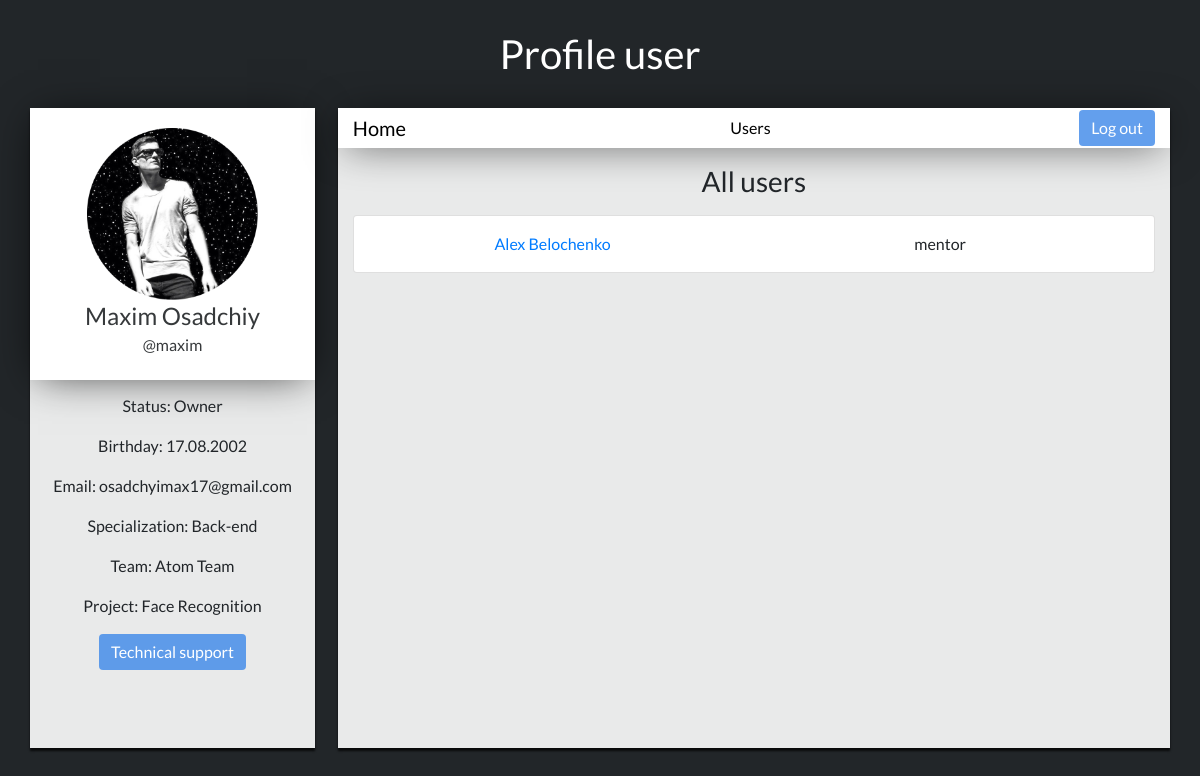
Before: /users-user with the older database file.
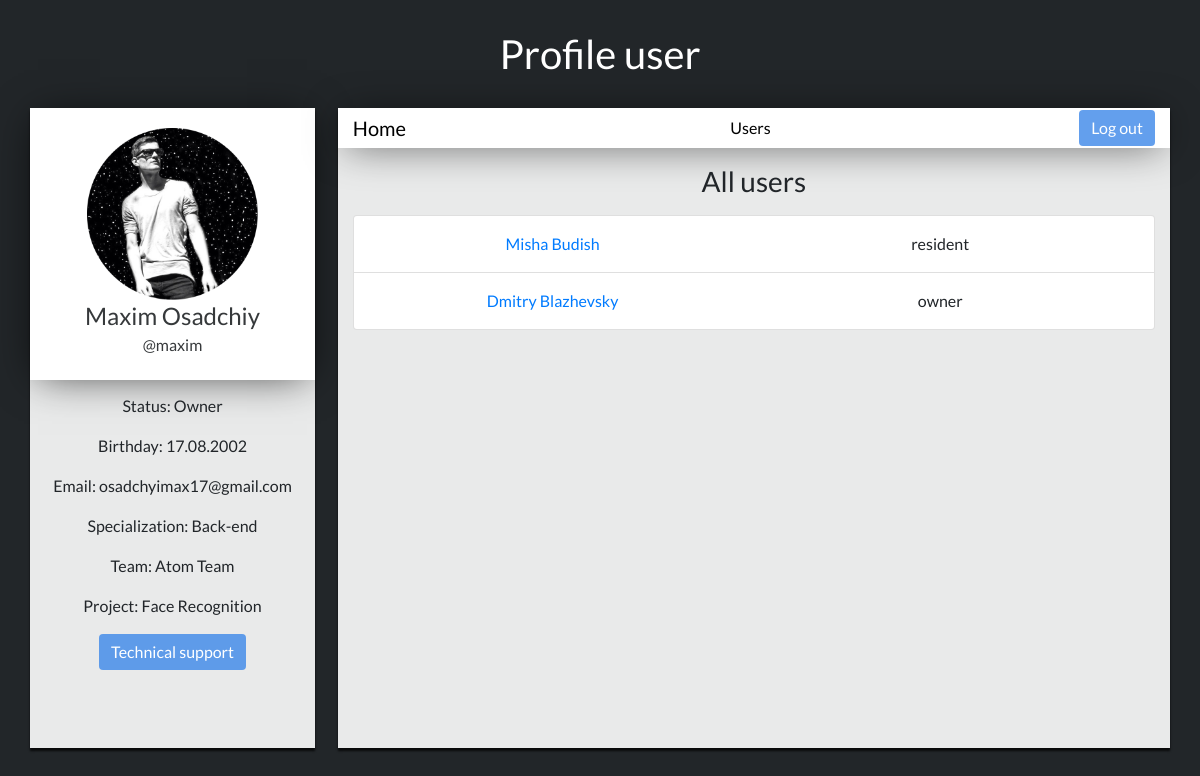
After: the same page with the newer database file.
### login/models.py (models this page shows, shortened)
class User(models.Model):
    attendance = models.IntegerField(default=None)
    name = models.CharField(max_length=30)
    surname = models.CharField(max_length=30)
    username = models.CharField(max_length=30)
    password = models.CharField(max_length=150)
    status = models.CharField(max_length=15, choices=status)
    birth_date = models.DateTimeField()
    email = models.EmailField(max_length=30, null=True)
    specialization = models.CharField(max_length=30, choices=spec)
    team = models.CharField(max_length=50)
    project = models.CharField(max_length=50)
    last_seen = models.DateTimeField(auto_now=True)
    profile_photo = models.ImageField(upload_to='profile_photos')

### login/views.py (the view)
# urls.py: path('users-user', views.list_users_user, name='users_user'),
def list_users_user(request):
    residents = User.objects.filter(status='resident').count()
    mentors = User.objects.filter(status='mentor').count()
    owners = User.objects.filter(status='owner').count()
    users_list = User.objects.all()
    return render(request, 'users-user/index.html', {'list_users': users_list,'residents': residents,'mentors': mentors,'owners': owners})

### login/templates/users-user/index.html (shortened to what this page needs)
{% extends 'index-user-base.html' %}
{% block info_user %}
{% load staticfiles %}
<link rel="stylesheet" media="all" href="{% static 'css/home-user.css' %}" type="text/css">
<link rel="stylesheet" media="all" href="{% static 'css/base.css' %}" type="text/css">
    <div>
        {% if list_residents %}
            <h3 class="list-text">Residents List</h3>
        {% elif list_mentors %}
            <h3 class="list-text">Mentors List</h3>
        {% elif list_owners %}
            <h3 class="list-text">Owners List</h3>
        {% elif list_users %}
            <h3 class="list-text">All users</h3>
        {% endif %}
        <div class="container">
            <div class="row" style="padding: 5%;padding-top: 0;padding-left:0;padding-right:0;">
              <div class="col">
                <div class="userjoin-block">
                    <ul class="list-group">
                        {% for item in list_users %}
                            <li class="list-group-item">
                                <div class="container list-group">
                                    <div class="row">
                                        <div class="col-sm">
                                                <a href="/user-users/{{ item.id }}"><p style="text-align:center;margin: 0;line-height: 2;">{{ item.name }} {{ item.surname }}</p></a>
                                        </div>
                                        <div class="col-sm">
                                            <p class="list-text" style="text-align:center;margin: 0;line-height: 2;">{{item.status}}</p>
                                        </div>
                                    </div>
                                </div>
                            </li>
                        {% endfor %}
                    </ul>
                </div>
            </div>
        </div>
    </div>
    </div>
{% endblock %}

### login/templates/index-user-base.html
{% extends "base.html" %}
{% block content %}
{% load staticfiles %}
<link rel="stylesheet" media="all" href="{% static 'css/home-user.css' %}" type="text/css">
<link rel="stylesheet" media="all" href="{% static 'css/home.css' %}" type="text/css">
<h1 class="profile-h1">Profile user</h1>
<div class="container">
    <div class="row">
        <div class="info-block">
            <div class="photo-block">
                <p class="position-photo">
                    <img class="photo-img" src="../../static/img/Maxim.png" alt="Your photo">
                </p>
                <h4 class="name-text">Maxim Osadchiy</h4>
                <p class="name-text">@maxim</p>
            </div>
            <div class="status-block">
                <p>Status: Owner</p>
                <p>Birthday: 17.08.2002</p>
                <p>Email: osadchyimax17@gmail.com</p>
                <p>Specialization: Back-end</p>
                <p>Team: Atom Team</p>
                <p>Project: Face Recognition</p>
                <a href="{% url 'technical_support' %}"><button class="btn btn-primary" type="submit" >Technical support</button></a>
            </div>
        </div>
        <div class="statistic-block">
            <div class="navbar-block">
                <nav class="navbar navbar-expand-lg">
                    <div class="container">
                        <div class="navbar-brand"> <a class="navbar-link" href="{% url 'home_user' %}" style="color:black;">Home</a> </div>
                        <a href="{% url 'users_user' %}" style="color:black;"> Users </a>
                        <a href="{% url 'logout' %}"><button class="btn btn-primary" type="submit" >Log out</button></a>
                    </div>
                </nav>
            </div>
            <div class="information-block">
                {% block info_user %}
                {% endblock %}
            </div>
        </div>
    </div>
</div>
{% endblock %}

### login/templates/base.html (shortened to what this page needs)
<!DOCTYPE html>
<html lang="en">
<head>
    {% load staticfiles %}
    <link rel="stylesheet" media="all" href="{% static 'css/bootstrap.min.css' %}" type="text/css">
    <link rel="stylesheet" media="all" href="{% static 'css/base.css' %}" type="text/css">
</head>
<body>
    {% block content %}
    {% endblock %}
</body>
</html>

### login/static/css/base.css (style rules this page uses)
body { font-family: 'Lato', cursive; }
.userjoin-block { overflow-y: scroll; max-height: 50vh; }
.list-text { text-align: center; margin: 2%; }

### login/static/css/home-user.css (style rules this page uses)
body { background: #222629; font-family: 'Lato', cursive; }
.profile-h1 { font-family: 'Lato', cursive; text-align: center; margin-top: 30px; margin-bottom: 30px; font-size: 2.5em; color: white; }
.info-block { background: rgba(255, 255, 255, 0.9); height: 80vh; width: 25%; -webkit-box-shadow: 0px 3px 2px 0px rgba(0,0,0,0.75); -moz-box-shadow: 0px 3px 2px 0px rgba(0,0,0,0.75); box-shadow: 0px 3px 2px 0px rgba(0,0,0,0.75); }
.statistic-block { background: rgba(255, 255, 255, 0.9); height: 80vh; width: 73%; margin-left: 2%; -webkit-box-shadow: 0px 3px 2px 0px rgba(0,0,0,0.75); -moz-box-shadow: 0px 3px 2px 0px rgba(0,0,0,0.75); box-shadow: 0px 3px 2px 0px rgba(0,0,0,0.75); }
.photo-block { width: 100%; padding: 20px; background: white; -webkit-box-shadow: 0px 3px 40px -8px rgba(0,0,0,0.75); -moz-box-shadow: 0px 3px 40px -8px rgba(0,0,0,0.75); box-shadow: 0px 3px 40px -8px rgba(0,0,0,0.75); }
.navbar-block { width: 100%; background: white; -webkit-box-shadow: 0px 3px 40px -8px rgba(0,0,0,0.75); -moz-box-shadow: 0px 3px 40px -8px rgba(0,0,0,0.75); box-shadow: 0px 3px 40px -8px rgba(0,0,0,0.75); }
.photo-img { width: 70%; }
.position-photo { text-align: center; margin: 0; width: 100%; }
.name-text { color: #36393b; text-align: center; margin: 1%; }
.navbar { padding: 0; }
.btn-primary { background-color: rgba(61, 136, 233, 0.8); border: rgba(61, 136, 233, 0.9); }

### login/static/css/home.css (style rules this page uses)
.status-block { text-align: center; margin: 5%; }
.information-block { overflow-y: scroll; height: 92%; }

Changed rows visible on the page:
removed User: name "Alex", surname "Belochenko", status "mentor"
added User: name "Misha", surname "Budish", status "resident"
added User: name "Dmitry", surname "Blazhevsky", status "owner"
